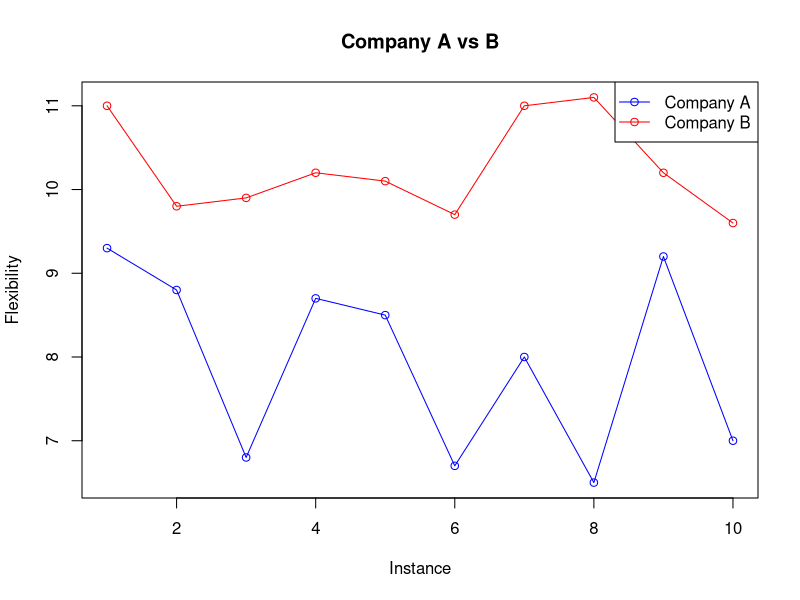

Reproduce this figure in R.
company_A <- c(9.3, 8.8, 6.8, 8.7, 8.5, 6.7, 8.0, 6.5, 9.2, 7.0)
company_B <- c(11.0, 9.8, 9.9, 10.2, 10.1, 9.7, 11.0, 11.1, 10.2, 9.6)

company_A_mean <- mean(company_A)
company_B_mean <- mean(company_B)

company_A_median <- median(company_A)
company_B_median <- median(company_B)

cat("Mean value for Company A is ", company_A_mean, "\n")
cat("Mean value for Company B is ", company_B_mean, "\n")

cat("Median value for Company A is ", company_A_median, "\n")
cat("Median value for Company B is ", company_B_median, "\n")

plot(company_A, type="o", col="blue", ylim=c(min(c(company_A, company_B)), max(c(company_A, company_B))),
     xlab="Instance", ylab="Flexibility", main="Company A vs B")

lines(company_B, type="o", col="red")

legend("topright", legend=c("Company A", "Company B"), col=c("blue", "red"), lty=1, pch=1)

cat("Products of Company A have higher flexibility\n")